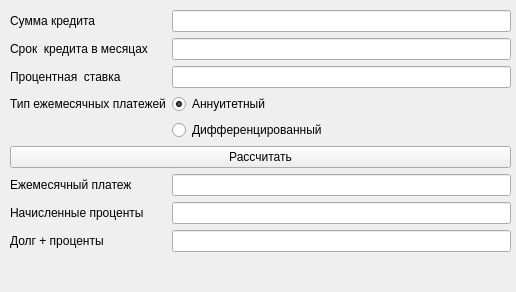
<?xml version="1.0" encoding="UTF-8"?>
<ui version="4.0">
 <class>CreditView</class>
 <widget class="QWidget" name="CreditView">
  <property name="geometry">
   <rect>
    <x>0</x>
    <y>0</y>
    <width>516</width>
    <height>292</height>
   </rect>
  </property>
  <property name="windowTitle">
   <string>MainWindow</string>
  </property>
  <widget class="QWidget" name="formLayoutWidget">
   <property name="geometry">
    <rect>
     <x>10</x>
     <y>10</y>
     <width>501</width>
     <height>271</height>
    </rect>
   </property>
   <layout class="QFormLayout" name="formLayout">
    <item row="1" column="0">
     <widget class="QLabel" name="label_2">
      <property name="text">
       <string>Срок  кредита в месяцах</string>
      </property>
     </widget>
    </item>
    <item row="1" column="1">
     <widget class="QLineEdit" name="creditPeriod"/>
    </item>
    <item row="0" column="0">
     <widget class="QLabel" name="label">
      <property name="text">
       <string>Сумма кредита</string>
      </property>
     </widget>
    </item>
    <item row="0" column="1">
     <widget class="QLineEdit" name="creditAmount"/>
    </item>
    <item row="2" column="0">
     <widget class="QLabel" name="label_3">
      <property name="text">
       <string>Процентная  ставка</string>
      </property>
     </widget>
    </item>
    <item row="2" column="1">
     <widget class="QLineEdit" name="percentRate"/>
    </item>
    <item row="3" column="0">
     <widget class="QLabel" name="label_7">
      <property name="text">
       <string>Тип ежемесячных платежей</string>
      </property>
     </widget>
    </item>
    <item row="3" column="1">
     <widget class="QRadioButton" name="type_annuity">
      <property name="text">
       <string>Аннуитетный</string>
      </property>
      <property name="checked">
       <bool>true</bool>
      </property>
     </widget>
    </item>
    <item row="4" column="1">
     <widget class="QRadioButton" name="type_diff">
      <property name="text">
       <string>Дифференцированный</string>
      </property>
     </widget>
    </item>
    <item row="5" column="0" colspan="2">
     <widget class="QPushButton" name="creditEqual">
      <property name="text">
       <string>Рассчитать</string>
      </property>
     </widget>
    </item>
    <item row="6" column="0">
     <widget class="QLabel" name="label_4">
      <property name="text">
       <string>Ежемесячный платеж</string>
      </property>
     </widget>
    </item>
    <item row="6" column="1">
     <widget class="QLineEdit" name="monthlyPayment">
      <property name="readOnly">
       <bool>true</bool>
      </property>
     </widget>
    </item>
    <item row="7" column="0">
     <widget class="QLabel" name="label_5">
      <property name="text">
       <string>Начисленные проценты</string>
      </property>
     </widget>
    </item>
    <item row="7" column="1">
     <widget class="QLineEdit" name="overpayment">
      <property name="readOnly">
       <bool>true</bool>
      </property>
     </widget>
    </item>
    <item row="8" column="0">
     <widget class="QLabel" name="label_6">
      <property name="text">
       <string>Долг + проценты</string>
      </property>
     </widget>
    </item>
    <item row="8" column="1">
     <widget class="QLineEdit" name="totalPayment">
      <property name="readOnly">
       <bool>true</bool>
      </property>
     </widget>
    </item>
   </layout>
  </widget>
 </widget>
 <resources/>
 <connections/>
</ui>
